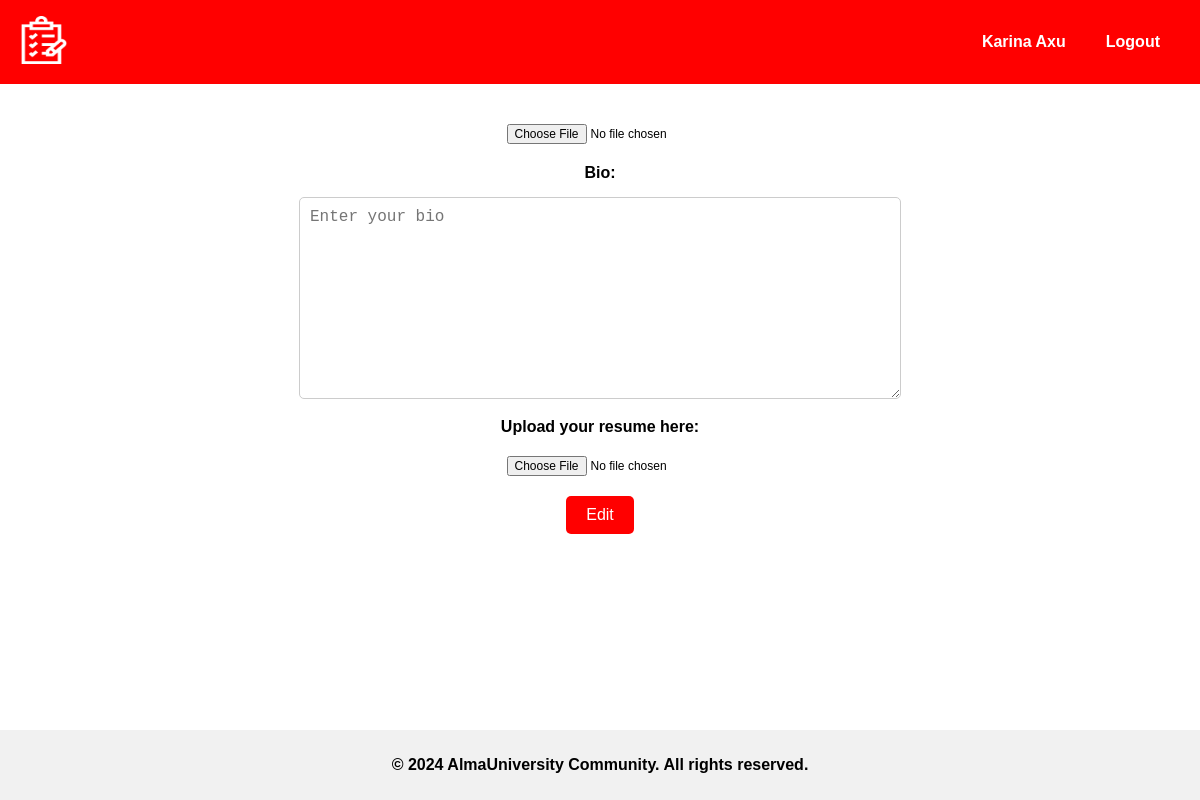
The page /auth/settings/ (signed in) on the database as committed earlier.
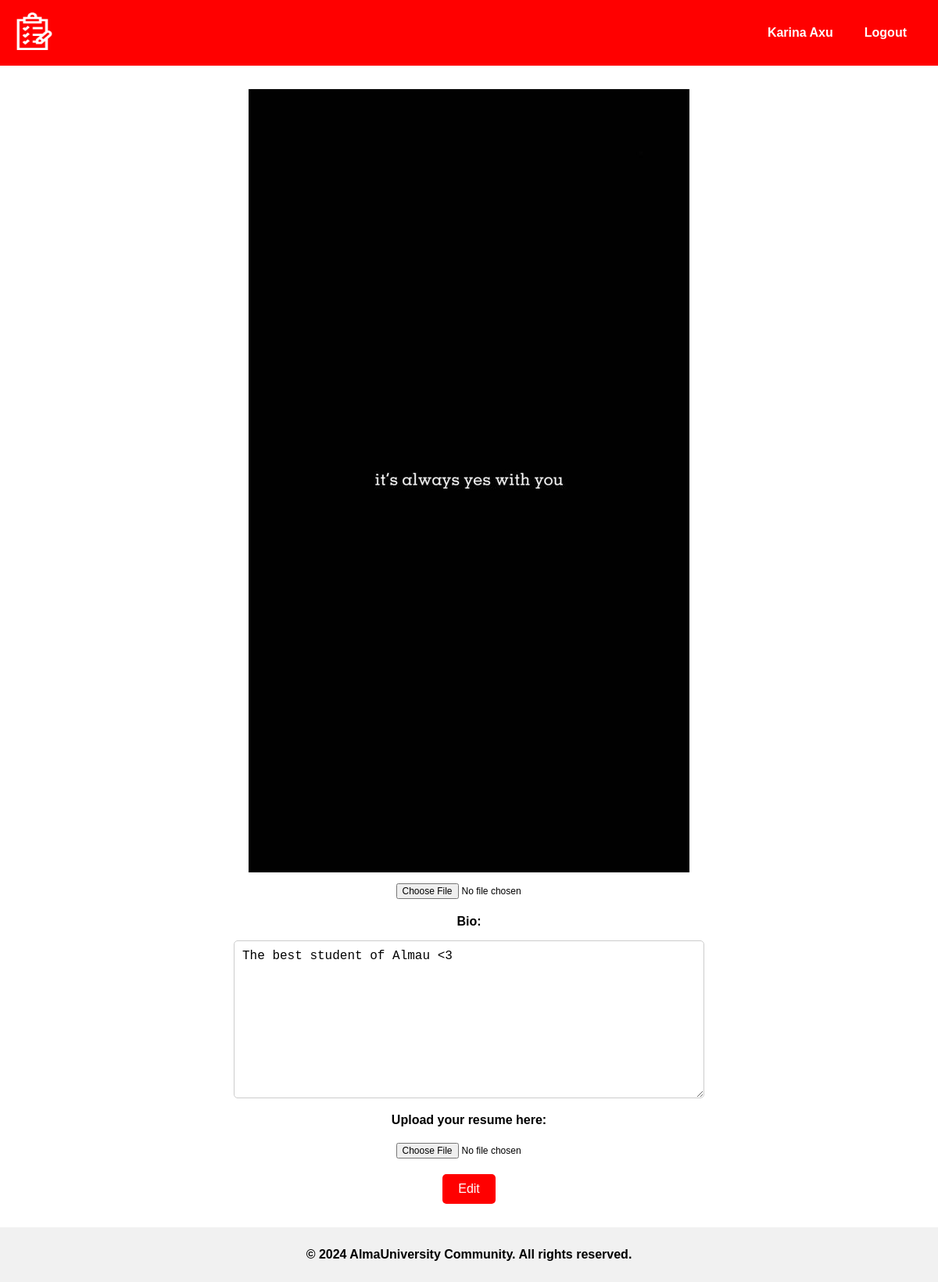
The same page on the database as committed later.
### user/models.py (models this page shows, shortened)
class Profile(models.Model):
    avatar = models.ImageField(upload_to='user/', null=True, max_length=2000)
    bio = models.TextField(max_length=2000, null=False, blank=True)
    owner = models.OneToOneField(User, on_delete=models.CASCADE, null=False)
    teacher = models.ForeignKey(Teacher, on_delete=models.SET_NULL, null=True, blank=True)
    tasks = models.ForeignKey('tasks.Task', on_delete=models.CASCADE, blank=True, null=True)
    class Meta:
        verbose_name = 'Profile'
        verbose_name_plural = 'Profiles'

### user/views.py (the view)
# urls.py: path('settings/', views.profile_page, name='settings_page'),
@login_required
def profile_page(request):
    profile, created = Profile.objects.get_or_create(owner=request.user)
    if request.method == 'POST':
        form = ProfileForm(request.POST, request.FILES, instance=profile)
        if form.is_valid():
            form.save()
            return redirect('settings_page')
    else:
        form = ProfileForm(instance=profile)
    return render(request, 'user/settings.html', {'form': form, 'profile': profile})

### user/forms.py
class ProfileForm(forms.ModelForm):
    class Meta:
        model = Profile
        fields = ['bio', 'avatar', 'teacher']
        widgets = {
            'bio': forms.Textarea(attrs={'class': 'form-control', 'placeholder': 'Enter your bio'}),
        }

### user/templates/user/settings.html (shortened to what this page needs)
{% extends 'base.html' %}
{% block content %}
            <div>
                <form method="POST" enctype="multipart/form-data" class="settings-form">
                    <div>
                        <label for="id_avatar">
                            <div id="image-wrapper">
                                {% if profile.avatar %}
                                <img src="{{ profile.avatar.url }}" id="image-content"/>
                                {% endif %}
                            </div>
                            <input id="id_avatar" class="file-profile" type="file" name="avatar" accept="image/*"/>
                        </label>
                    </div>
                    <div>
                        {{ form.bio.label_tag }} {{ form.bio }}
                    </div>
                    <div>
                        <label for="id_resume">Upload your resume here:</label>
                        <input name="resume" class="file-profile" type="file" id="id_resume" accept="application/pdf,application/vnd.ms-excel">
                    </div>
                    <button type="submit">Edit</button>
                </form>
            </div>
{% endblock %}

### templates/base.html (shortened to what this page needs)
<!DOCTYPE html>
<html lang="en">
<head>
    {% load static %}
    <link rel="stylesheet" href="{% static 'css/style.css' %}">
</head>
<body>
<header>
    <nav>
    <ul class="nav-links">
        <a href="{% url 'task_list' %}"><img src="{% static 'img/logo.png' %}" alt="logo" class="logo-img"></a>
    </ul>
            <ul class="auth-links">
                {% if user.is_authenticated %}
                <li>
                    <a href="{% url 'settings_page' %}">
                        {{ user.first_name }} {{ user.last_name }}
                    </a>
                </li>
                <li>
                    <a href="{% url 'logout' %}">Logout</a>
                </li>
                {% endif %}
            </ul>
    </nav>
    </header>
    <main>
        {% block content %}{% endblock %}
    </main>
    <footer>
        <p>&copy; 2024 AlmaUniversity Community. All rights reserved.</p>
    </footer>
</body>
</html>

### static/css/style.css (style rules this page uses)
body { font-family: Arial, sans-serif; margin: 0; padding: 0; display: flex; flex-direction: column; min-height: 100vh; }
header { background: red; color: white; }
nav { display: flex; justify-content: space-between; align-items: center; }
.nav-links, .auth-links { list-style-type: none; padding: 0 20px; display: flex; }
.nav-links li, .auth-links li { margin: 0 10px; list-style-type: none; }
.nav-links li a, .auth-links li a { color: white; text-decoration: none; list-style-type: none; padding: 10px; font-weight: bold; }
label { display: block; margin: 10px; font-weight: bold; }
.file-profile { padding: 10px; margin-left: 40px; font-size: 12px; }
p, h1, h2, h3 { color: black; text-align: center; list-style-type: none; font-weight: bold; }
footer { text-align: center; padding: 10px 0; background: #f1f1f1; margin-top: auto; }
form { padding: 20px; text-align: center; }
.form-control { width: 50%; padding: 10px; font-size: 16px; border-radius: 5px; margin: 5px; border: 1px solid #ccc; }
a { text-decoration: none; list-style-type: none; color: white; }
button { padding: 10px 20px; font-size: 16px; background-color: #ff0000; color: white; border: none; border-radius: 5px; cursor: pointer; display: block; margin: 10px auto; }
.logo-img { width: 3em; height: 3em; }

Rows that differ between the two databases and show on the page:
changed Profile: avatar: picture added; bio (not shown) → "The best student of Almau <3"
